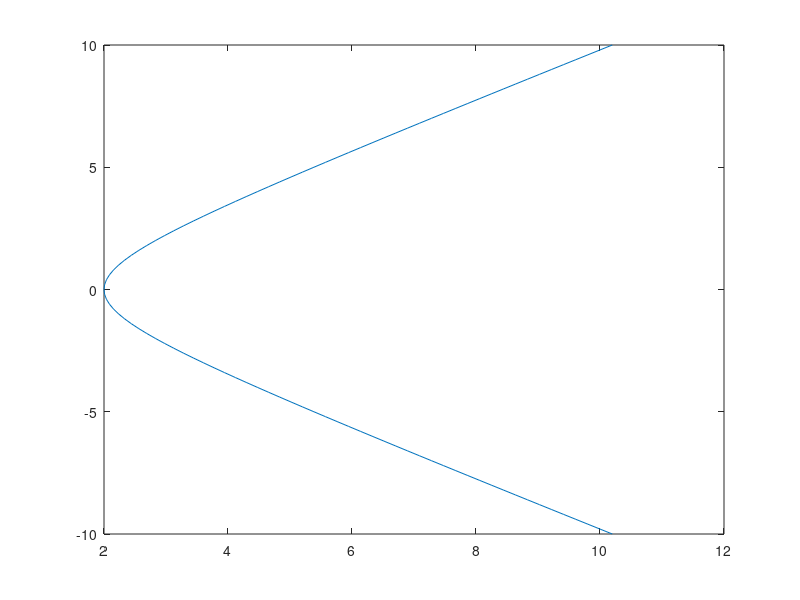

Reproduce this figure in MATLAB.
Imz = -10:0.2:10;
Rez = sqrt(4 + Imz.^2);
arr_z = [];
for i = 1:length(Imz)
  z = complex(Rez(i), Imz(i));
  arr_z = [arr_z, z];
endfor
plot(arr_z);
